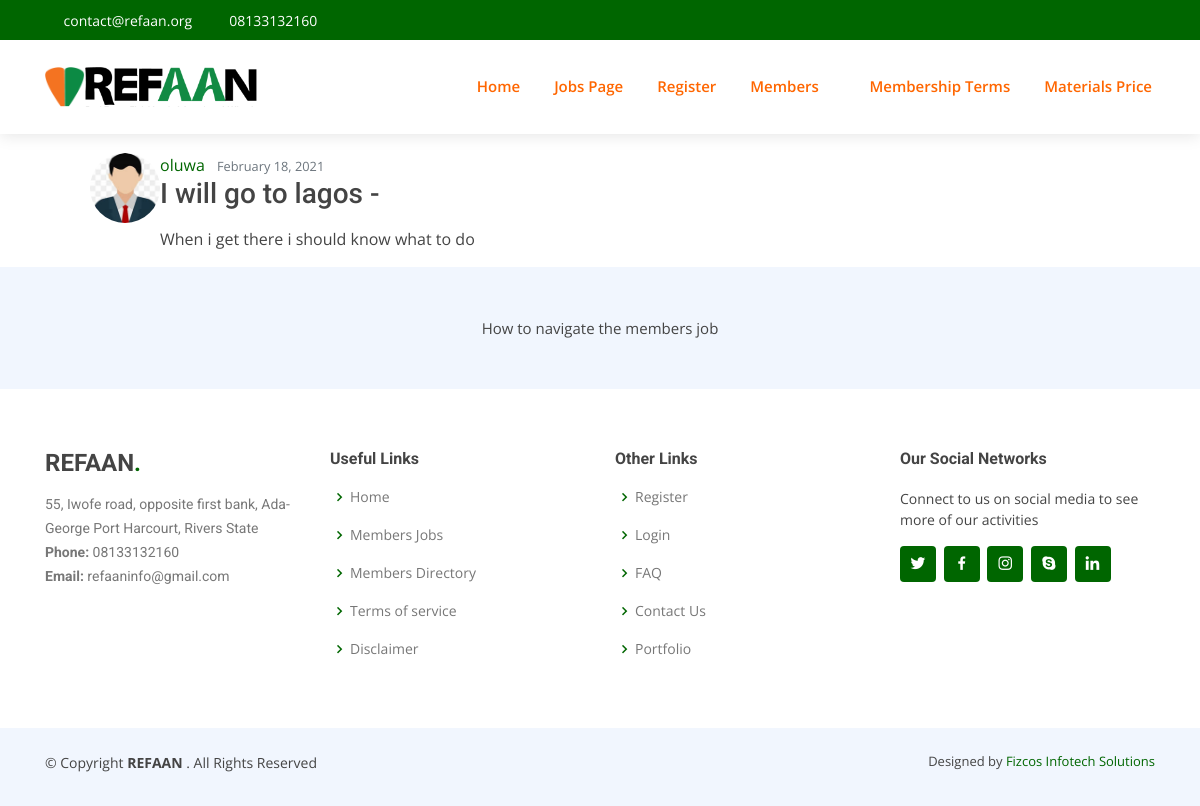
The app's page /jobs/post/i-will-go-lagos/ with its own data.
### jobs/models.py (models this page shows, shortened)
class Post(models.Model):
    title = models.CharField(max_length=100)
    content = RichTextUploadingField()
    date_posted = models.DateTimeField(default=timezone.now)
    author = models.ForeignKey(User, on_delete=models.CASCADE) #One to many relationship
    slug = models.SlugField(null=True, unique=True)

### users/models.py (models this page shows, shortened)
class Profile(models.Model):
    user = models.OneToOneField(User, on_delete=models.CASCADE)
    image = models.ImageField(default='default.jpg', upload_to='profile_pics')
    phone = models.IntegerField(null=False, blank=False, default=00000000000)
    bio = models.TextField(max_length=5000, blank=True)
    country = models.CharField(max_length=40, choices=COUNTRY_CHOICES, default='select')
    TYPE_SELECT = (('female', 'Female'), ('male', 'Male'),)
    gender = models.CharField(max_length=11, choices=TYPE_SELECT, default='0')
    trade = MultiSelectField(choices=trade_list, default='mansory')

### jobs/views.py (the view)
# urls.py: path('post/<slug:slug>/', PostDetailView.as_view(), name='post-detail'), #for using slug
class PostDetailView(DetailView):
    model = Post
    fields = ['title', 'content']

### jobs/templates/jobs/post_detail.html (shortened to what this page needs)
{% extends 'base.html' %}
{% load static %}
{% load crispy_forms_tags %}
{% block navbar %}
<nav class="nav-menu d-none d-lg-block">
               <ul>
          {% if user.is_authenticated %}
            <li><i class="fa fa-fw fa-user"></i> Hello! {{ user.username}}</li>
          <li><a href="{% url 'profile' %}">Dashboard</a></li>
          <li><a href="{% url 'post-create' %}">Create Job Post</a></li>
          <li><a href="{% url 'jobs-home' %}">Members Job</a></li>
           <li class="active"><a href="{% url 'member-list' %}">Members Directory</a></li>
          <li><a href="{% url 'logout' %}">Logout</a></li>
          {% else %}
          <li><a href="{% url 'home' %}">Home</a></li>
          <li><a href="{% url 'jobs-home' %}">Jobs Page</a></li>
          <li><a href="{% url 'register' %}">Register</a></li>
          <li class="drop-down"><a href="">Members</a>
          </li>
          <li><a href="#">Membership Terms</a></li>
           <li><a href="#">Materials Price</a></li>
          {% endif %}
        </ul>
      </nav>
{% endblock navbar%}
{% block services %}
    <div class="container d-flex pt-4  bd-highlight ">
    <div class="container d-flex pt-4 bd-highlight ">
    <div class="container d-flex pt-4 bd-highlight ">
    <div class="container d-flex pt-4 bd-highlight  ">
          <article class="media content-section">
              <img class="rounded-circle article-img" src="{{ object.author.profile.image.url }}" style="width:70px; height:auto;">
            <div class="media-body">
              <div class="article metadata">
                <a class="mr-2" href="{% url 'user-posts' object.author.username %}">{{ object.author }}</a>
                <small class="text-muted">{{ object.date_posted|date:"F d, Y" }}</small>
              </div>
              <h3 class="article-title"> {{ object.title }} - <small style="font-size:13px;"></small></h3>
              <p class="article-content">{{ object.content|safe }}</p>
            </div>
          </article>
          </div>
    </div>
    </div>
    </div>
{% endblock services%}
{% block footer %}
How to navigate the members job
{% endblock footer%}

### static/assets/css/style.css (style rules this page uses)
body { font-family: "Open Sans", sans-serif; color: #444444; }
a { color: #006600; }
h1, h2, h3, h4, h5, h6 { font-family: "Roboto", sans-serif; }
.nav-menu ul { margin: 0; padding: 0; list-style: none; }
.nav-menu > ul { display: flex; }
.nav-menu > ul > li { position: relative; white-space: nowrap; padding: 10px 0 10px 28px; }
.nav-menu a { display: block; position: relative; color: #ff6600; transition: 0.3s; font-size: 15px; font-weight: 600; padding: 0 3px; font-family: "Open Sans", sans-serif; }
.nav-menu > ul > li > a:before { content: ""; position: absolute; width: 100%; height: 2px; bottom: -5px; left: 0; background-color: #000; visibility: hidden; width: 0px; transition: all 0.3s ease-in-out 0s; }
.nav-menu .drop-down > a:after { content: "\ea99"; font-family: IcoFont; padding-left: 5px; }
.mobile-nav { position: fixed; top: 55px; right: 15px; bottom: 15px; left: 15px; z-index: 9999; overflow-y: auto; background: #fff; transition: ease-in-out 0.2s; opacity: 0; visibility: hidden; border-radius: 10px; padding: 10px 0; }
.mobile-nav * { margin: 0; padding: 0; list-style: none; }
.mobile-nav a { display: block; position: relative; color: #222222; padding: 10px 20px; font-weight: 500; outline: none; }
.mobile-nav .drop-down > a:after { content: "\ea99"; font-family: IcoFont; padding-left: 10px; position: absolute; right: 15px; }
.mobile-nav .drop-down > a { padding-right: 35px; }

### records on screen
Post: author.profile.image (placeholder picture), author "oluwa", date_posted "February 18, 2021", title "I will go to lagos", content "When i get there i should know what to do"
